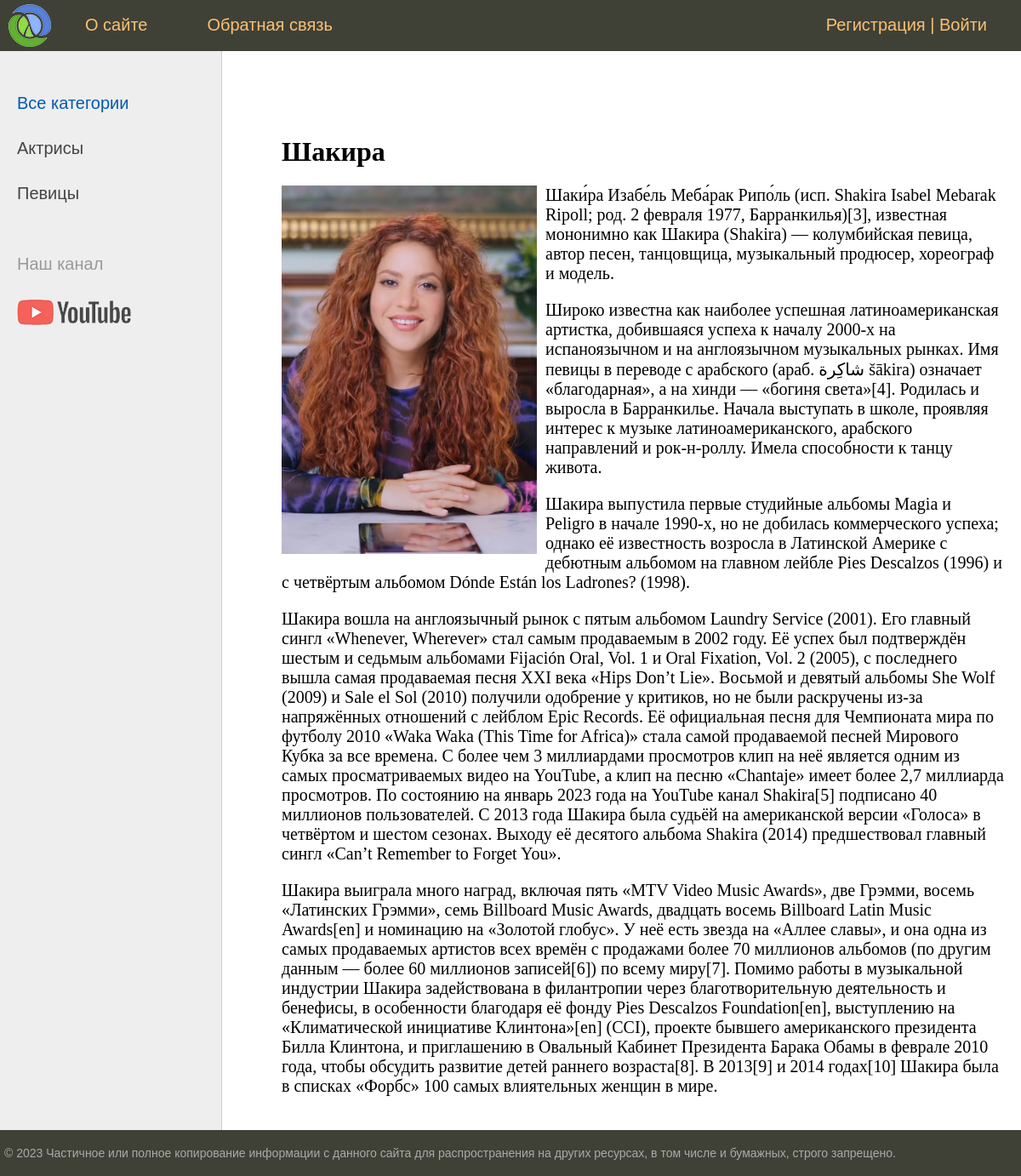
/post/shakira/, run on the app's committed database.
### main/models.py (models this page shows, shortened)
class Category(models.Model):
    name = models.CharField(
        max_length=100, db_index=True, verbose_name='Категория')
    slug = models.SlugField(max_length=255, unique=True,
                            db_index=True, verbose_name="URL")
    def get_absolute_url(self):
        return reverse("category", kwargs={"cat_slug": self.slug})
    class Meta:
        verbose_name = 'Категория'
        verbose_name_plural = 'Категории'
        ordering = ['id']

class Main(models.Model):
    title = models.CharField(max_length=255, verbose_name='Заголовок')
    slug = models.SlugField(max_length=255, unique=True,
                            db_index=True, verbose_name="URL")
    content = models.TextField(blank=True, verbose_name='Текст статьи')
    photo = models.ImageField(
        upload_to="photos/%Y/%m/%d/", verbose_name='Фото')
    time_create = models.DateTimeField(
        auto_now_add=True, verbose_name='Время создания')
    time_update = models.DateTimeField(
        auto_now=True, verbose_name='Время изменения')
    is_published = models.BooleanField(default=True, verbose_name='Публикация')
    cat = models.ForeignKey(
        'Category', on_delete=models.PROTECT, verbose_name='Категория')
    def __str__(self) -> str:
        return self.title
    class Meta:
        verbose_name = 'Главная страница'
        verbose_name_plural = 'Главная страница'
        ordering = ['id',]

### main/views.py (the view)
# urls.py: path('post/<slug:post_slug>/', ShowPost.as_view(), name='post'),
class ShowPost(DataMixin, DetailView):
    model = Main
    template_name = 'main/post.html'
    slug_url_kwarg = 'post_slug'
    context_object_name = 'post'
    def get_context_data(self, *, object_list=None, **kwargs):
        context = super().get_context_data(**kwargs)
        c_def = self.get_user_context(title=context['post'])
        return dict(list(context.items()) + list(c_def.items()))

### main/utils.py (called while the page is built)
    def get_user_context(self, **kwargs):
        context = kwargs
        cats = cache.get('cats')
        if not cats:
            cats = Category.objects.annotate(Count('main'))
            cache.set('cats', cats, 60)
        user_menu = menu.copy()
        if not self.request.user.is_authenticated:  # type: ignore
            user_menu.pop(1)
        context['menu'] = user_menu
        context['cats'] = cats
        if 'cat_selected' not in context:
            context['cat_selected'] = 0
        return context

### main/templates/main/post.html
{% extends 'main/base.html' %}
{% block content %}
<h1>{{post.title}}</h1>
{% if post.photo %}
<p><img class="img-article-left" src="{{post.photo.url}}"></p>
{% endif %}
{{post.content|linebreaks}}
{% endblock %}

### main/templates/main/base.html (shortened to what this page needs)
{% load static %} {% load main_tags %}
<!DOCTYPE html>
<html>
  <head>
    {% block css %}
    <link
      type="text/css"
      href="{% static 'main/css/styles.css' %}"
      rel="stylesheet"
    />
    {% endblock %}
  </head>
  <body>
    <table class="table-page" border="0" cellpadding="0" cellspacing="0">
      <tr>
        <td valign="top">
          {% block mainmenu %}
          <div class="header">
            <ul id="mainmenu" class="mainmenu">
              <li class="logo">
                <a href="{% url 'home' %}"><div class="logo"></div></a>
              </li>
              {% for m in menu %}
              <li><a href="{% url m.url_name %}">{{m.title}}</a></li>
              {% endfor %}
              {% if request.user.is_authenticated %}
              <li class="last"> {{ user.username }} | <a href="{% url 'logout' %}">Выйти</a></li>
              {% else %}
              <li class="last">
                <a href="{% url 'register' %}">Регистрация</a> | <a href="{% url 'login' %}">Войти</a>
              </li>
              {% endif %}
            </ul>
          </div>
          {% endblock mainmenu %}
          <table
            class="table-content"
            border="0"
            cellpadding="0"
            cellspacing="0"
          >
            <tr>
              <td valign="top" class="left-chapters">
                <ul id="leftchapters">
                  {% if cat_selected == 0 %}
                  <li class="selected">Все категории</li>
                  {% else %}
                  <li><a href="{% url 'home' %}">Все категории</a></li>
                  {% endif %} {% for c in cats %} {% if c.main__count > 0 %}
                  {%if c.pk == cat_selected %}
                  <li class="selected">{{c.name}}</li>
                  {% else %}
                  <li><a href="{{ c.get_absolute_url }}">{{c.name}}</a></li>
                  {% endif %} {% endif %} {% endfor %}
                  <li class="share">
                    <p>Наш канал</p>
                    <a
                      class="share-yt"
                      href="https://www.youtube.com/channel/UClJzWfGWuGJL2t-3dYKcHTA/playlists"
                      target="_blank"
                      rel="nofollow"
                    ></a>
                  </li>
                </ul>
              </td>
              <td valign="top" class="content">
                <div class="content-text">
                  {% block content %} {% endblock %}
                </div>
              </td>
            </tr>
          </table>
        </td>
      </tr>
      <tr>
        <td valign="top">
          <div id="footer">
            <p>
              &copy; 2023 Частичное или полное копирование информации с данного
              сайта для распространения на других ресурсах, в том числе и
              бумажных, строго запрещено.
            </p>
          </div>
        </td>
      </tr>
    </table>
  </body>
</html>

### main/static/main/css/styles.css (style rules this page uses)
html, body { font-family: 'Arial'; margin: 0; padding: 0; height: 100%; width: 100%; color: #444; }
a { color: #0059b2; text-decoration: none; }
img { max-width: 600px; height: auto; }
img.img-article-left { max-width: 300px; height: auto; float: left; padding: 0 10px 10px 0; }
.table-page { width: 100%; height: 100%; vertical-align: top; }
.table-page tr { height: 100%; }
.header { background: #3F4137; height: 60px; }
.logo { background: url('../images/logo.png') no-repeat 10px 5px; width: 70px; height: 60px; }
ul.mainmenu { list-style: none; margin: 0; padding: 0; height: 60px; color: #fdc073; font-size: 20px; overflow: hidden; }
ul.mainmenu li { float: left; margin: 18px 40px 0 30px; }
ul.mainmenu li.logo { margin: 0; }
ul.mainmenu li.last { float: right; }
ul.mainmenu li a { color: #fdc073; text-decoration: none; }
.table-content { width: 100%; min-height: 100%; height: 100%; }
.left-chapters { margin: 0; background: #eee; border-right: 1px solid #ccc; min-height: 100%; }
.left-chapters ul { width: 230px; min-height: 100%; margin: 0; padding: 20px 10px 10px 20px; list-style: none; font-size: 20px; }
.left-chapters ul li { margin: 30px 0 0 0; color: #999; }
.left-chapters ul li.selected { color: #0059b2; }
.left-chapters ul li a { color: #444; text-decoration: none; }
.left-chapters ul li.share { margin: 60px 0 0 0; }
.left-chapters ul li.share p { margin: 30px 0 30px 0; }
.left-chapters ul li.share a { display: inline-block; width: 40px; height: 40px; margin: 0 20px 0 0; }
.left-chapters ul li.share a.share-yt { width: 100%; height: 30px; background: url('../images/share_yt.png') no-repeat 0 0 }
.content { padding: 40px 20px 20px 40px; width: 100%; box-sizing: border-box; }
.content-text { margin: 60px 0 0 30px; color: #000; font-size: 20px; font-family: Yandex Sans Display Light; }
.content-text h1 { font-size: 32px; }
#footer { box-sizing: border-box; background: #3F4137; padding: 5px; color: #aaa; font-size: 14px; font-family: Verdana, Geneva, Arial, Helvetica; text-align: left; overflow: hidden; }

### data on the page
Category: name "Актрисы"
Category: name "Певицы"
Main: title "Шакира", photo (picture), content "Шаки́ра Изабе́ль Меба́рак Рипо́ль (исп. Shakira Isabel Mebarak Ripoll; род. 2 февраля 1977, Барранкилья)[3], известная мононимно как Шакира (Shakira) — колумбийская певица, автор песен, танцовщица, музыкальный продюсер, хореограф и модель. Широко известна как наиболее успешная латиноамериканская артистка, добившаяся успеха к началу 2000-х на испаноязычном и на англоязычном музыкальных рынках. Имя певицы в переводе с арабского (араб. شاكِرة‎ šākira) означает «благодарная», а на хинди — «богиня света»[4]. Родилась и выросла в Барранкилье. Начала выступать в школе, проявляя интерес к музыке латиноамериканского, арабского направлений и рок-н-роллу. Имела способности к танцу живота. Шакира…"

### other printed values
{{ m.title }} "О сайте" "Обратная связь"
